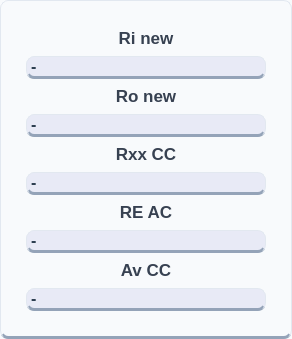
        <widget class="QFrame" name="frameVbb_2">
         <property name="sizePolicy">
          <sizepolicy hsizetype="Preferred" vsizetype="Preferred">
           <horstretch>0</horstretch>
           <verstretch>0</verstretch>
          </sizepolicy>
         </property>
         <property name="minimumSize">
          <size>
           <width>120</width>
           <height>80</height>
          </size>
         </property>
         <property name="maximumSize">
          <size>
           <width>16777215</width>
           <height>16777215</height>
          </size>
         </property>
         <property name="styleSheet">
          <string notr="true">background-color: #f8fafc;
color: #334155;
border-radius: 8px;
border: 1px solid #e2e8f0;
border-bottom: 3px solid #94a3b8;
font-family: 'Inter', sans-serif;</string>
         </property>
         <property name="frameShape">
          <enum>QFrame::Shape::StyledPanel</enum>
         </property>
         <layout class="QVBoxLayout" name="verticalLayout_2">
          <property name="spacing">
           <number>5</number>
          </property>
          <property name="leftMargin">
           <number>25</number>
          </property>
          <property name="topMargin">
           <number>25</number>
          </property>
          <property name="rightMargin">
           <number>25</number>
          </property>
          <property name="bottomMargin">
           <number>25</number>
          </property>
          <item>
           <widget class="QLabel" name="labelIconRiNew">
            <property name="sizePolicy">
             <sizepolicy hsizetype="Expanding" vsizetype="Fixed">
              <horstretch>0</horstretch>
              <verstretch>0</verstretch>
             </sizepolicy>
            </property>
            <property name="minimumSize">
             <size>
              <width>240</width>
              <height>25</height>
             </size>
            </property>
            <property name="maximumSize">
             <size>
              <width>100</width>
              <height>50</height>
             </size>
            </property>
            <property name="styleSheet">
             <string notr="true">QLabel {
    color: #374151;             /* The dark charcoal text from Image 1 */
    font-family: &quot;Rockwell&quot;;    /* The serif font from Image 1 */
    font-size: 13pt;
    font-weight: bold;
    background: transparent;    /* Crucial for the Image 2 flat look */
    border: none;
}</string>
            </property>
            <property name="text">
             <string>&lt;html&gt;&lt;head/&gt;&lt;body&gt;&lt;p&gt;Ri new&lt;/p&gt;&lt;/body&gt;&lt;/html&gt;</string>
            </property>
            <property name="alignment">
             <set>Qt::AlignmentFlag::AlignCenter</set>
            </property>
           </widget>
          </item>
          <item>
           <widget class="QLabel" name="labelOutputRiNew">
            <property name="sizePolicy">
             <sizepolicy hsizetype="Preferred" vsizetype="Fixed">
              <horstretch>0</horstretch>
              <verstretch>0</verstretch>
             </sizepolicy>
            </property>
            <property name="minimumSize">
             <size>
              <width>100</width>
              <height>20</height>
             </size>
            </property>
            <property name="cursor">
             <cursorShape>IBeamCursor</cursorShape>
            </property>
            <property name="mouseTracking">
             <bool>false</bool>
            </property>
            <property name="styleSheet">
             <string notr="true">font-size: 16px; font-weight: bold; color: #2c3e50; background: #e8eaf6;

</string>
            </property>
            <property name="text">
             <string>-</string>
            </property>
            <property name="scaledContents">
             <bool>false</bool>
            </property>
            <property name="textInteractionFlags">
             <set>Qt::TextInteractionFlag::LinksAccessibleByMouse|Qt::TextInteractionFlag::TextSelectableByMouse</set>
            </property>
           </widget>
          </item>
          <item>
           <widget class="QLabel" name="labelIconRoNew">
            <property name="minimumSize">
             <size>
              <width>240</width>
              <height>25</height>
             </size>
            </property>
            <property name="maximumSize">
             <size>
              <width>100</width>
              <height>50</height>
             </size>
            </property>
            <property name="styleSheet">
             <string notr="true">QLabel {
    color: #374151;             /* The dark charcoal text from Image 1 */
    font-family: &quot;Rockwell&quot;;    /* The serif font from Image 1 */
    font-size: 13pt;
    font-weight: bold;
    background: transparent;    /* Crucial for the Image 2 flat look */
    border: none;
}</string>
            </property>
            <property name="text">
             <string>&lt;html&gt;&lt;head/&gt;&lt;body&gt;&lt;p&gt;Ro new&lt;/p&gt;&lt;/body&gt;&lt;/html&gt;</string>
            </property>
            <property name="alignment">
             <set>Qt::AlignmentFlag::AlignCenter</set>
            </property>
           </widget>
          </item>
          <item>
           <widget class="QLabel" name="labelOutputRoNew">
            <property name="sizePolicy">
             <sizepolicy hsizetype="Preferred" vsizetype="Fixed">
              <horstretch>0</horstretch>
              <verstretch>0</verstretch>
             </sizepolicy>
            </property>
            <property name="minimumSize">
             <size>
              <width>100</width>
              <height>20</height>
             </size>
            </property>
            <property name="cursor">
             <cursorShape>IBeamCursor</cursorShape>
            </property>
            <property name="mouseTracking">
             <bool>true</bool>
            </property>
            <property name="styleSheet">
             <string notr="true">font-size: 16px; font-weight: bold; color: #2c3e50; background: #e8eaf6;

</string>
            </property>
            <property name="text">
             <string>-</string>
            </property>
            <property name="textInteractionFlags">
             <set>Qt::TextInteractionFlag::LinksAccessibleByMouse|Qt::TextInteractionFlag::TextSelectableByMouse</set>
            </property>
           </widget>
          </item>
          <item>
           <widget class="QLabel" name="labelIconIb">
            <property name="sizePolicy">
             <sizepolicy hsizetype="Expanding" vsizetype="Fixed">
              <horstretch>0</horstretch>
              <verstretch>0</verstretch>
             </sizepolicy>
            </property>
            <property name="minimumSize">
             <size>
              <width>240</width>
              <height>25</height>
             </size>
            </property>
            <property name="maximumSize">
             <size>
              <width>100</width>
              <height>50</height>
             </size>
            </property>
            <property name="styleSheet">
             <string notr="true">QLabel {
    color: #374151;             /* The dark charcoal text from Image 1 */
    font-family: &quot;Rockwell&quot;;    /* The serif font from Image 1 */
    font-size: 13pt;
    font-weight: bold;
    background: transparent;    /* Crucial for the Image 2 flat look */
    border: none;
}</string>
            </property>
            <property name="text">
             <string>&lt;html&gt;&lt;head/&gt;&lt;body&gt;&lt;p&gt;Rxx CC&lt;/p&gt;&lt;/body&gt;&lt;/html&gt;</string>
            </property>
            <property name="alignment">
             <set>Qt::AlignmentFlag::AlignCenter</set>
            </property>
           </widget>
          </item>
          <item>
           <widget class="QLabel" name="labelOutputRxx">
            <property name="sizePolicy">
             <sizepolicy hsizetype="Preferred" vsizetype="Fixed">
              <horstretch>0</horstretch>
              <verstretch>0</verstretch>
             </sizepolicy>
            </property>
            <property name="minimumSize">
             <size>
              <width>100</width>
              <height>20</height>
             </size>
            </property>
            <property name="cursor">
             <cursorShape>IBeamCursor</cursorShape>
            </property>
            <property name="mouseTracking">
             <bool>true</bool>
            </property>
            <property name="styleSheet">
             <string notr="true">font-size: 16px; font-weight: bold; color: #2c3e50; background: #e8eaf6;

</string>
            </property>
            <property name="text">
             <string>-</string>
            </property>
            <property name="textInteractionFlags">
             <set>Qt::TextInteractionFlag::LinksAccessibleByMouse|Qt::TextInteractionFlag::TextSelectableByMouse</set>
            </property>
           </widget>
          </item>
          <item>
           <widget class="QLabel" name="labelIconReAc">
            <property name="sizePolicy">
             <sizepolicy hsizetype="Expanding" vsizetype="Fixed">
              <horstretch>0</horstretch>
              <verstretch>0</verstretch>
             </sizepolicy>
            </property>
            <property name="minimumSize">
             <size>
              <width>240</width>
              <height>25</height>
             </size>
            </property>
            <property name="maximumSize">
             <size>
              <width>100</width>
              <height>50</height>
             </size>
            </property>
            <property name="styleSheet">
             <string notr="true">QLabel {
    color: #374151;             /* The dark charcoal text from Image 1 */
    font-family: &quot;Rockwell&quot;;    /* The serif font from Image 1 */
    font-size: 13pt;
    font-weight: bold;
    background: transparent;    /* Crucial for the Image 2 flat look */
    border: none;
}</string>
            </property>
            <property name="text">
             <string>&lt;html&gt;&lt;head/&gt;&lt;body&gt;&lt;p&gt;RE AC&lt;/p&gt;&lt;/body&gt;&lt;/html&gt;</string>
            </property>
            <property name="alignment">
             <set>Qt::AlignmentFlag::AlignCenter</set>
            </property>
           </widget>
          </item>
          <item>
           <widget class="QLabel" name="labelOutputReAc">
            <property name="sizePolicy">
             <sizepolicy hsizetype="Preferred" vsizetype="Fixed">
              <horstretch>0</horstretch>
              <verstretch>0</verstretch>
             </sizepolicy>
            </property>
            <property name="minimumSize">
             <size>
              <width>100</width>
              <height>20</height>
             </size>
            </property>
            <property name="cursor">
             <cursorShape>IBeamCursor</cursorShape>
            </property>
            <property name="mouseTracking">
             <bool>true</bool>
            </property>
            <property name="styleSheet">
             <string notr="true">font-size: 16px; font-weight: bold; color: #2c3e50; background: #e8eaf6;

</string>
            </property>
            <property name="text">
             <string>-</string>
            </property>
            <property name="textInteractionFlags">
             <set>Qt::TextInteractionFlag::LinksAccessibleByMouse|Qt::TextInteractionFlag::TextSelectableByMouse</set>
            </property>
           </widget>
          </item>
          <item>
           <widget class="QLabel" name="labelIconVc">
            <property name="sizePolicy">
             <sizepolicy hsizetype="Expanding" vsizetype="Fixed">
              <horstretch>40</horstretch>
              <verstretch>40</verstretch>
             </sizepolicy>
            </property>
            <property name="minimumSize">
             <size>
              <width>240</width>
              <height>25</height>
             </size>
            </property>
            <property name="maximumSize">
             <size>
              <width>100</width>
              <height>50</height>
             </size>
            </property>
            <property name="styleSheet">
             <string notr="true">QLabel {
    color: #374151;             /* The dark charcoal text from Image 1 */
    font-family: &quot;Rockwell&quot;;    /* The serif font from Image 1 */
    font-size: 13pt;
    font-weight: bold;
    background: transparent;    /* Crucial for the Image 2 flat look */
    border: none;
}</string>
            </property>
            <property name="text">
             <string>&lt;html&gt;&lt;head/&gt;&lt;body&gt;&lt;p&gt;Av CC&lt;/p&gt;&lt;/body&gt;&lt;/html&gt;</string>
            </property>
            <property name="alignment">
             <set>Qt::AlignmentFlag::AlignCenter</set>
            </property>
           </widget>
          </item>
          <item>
           <widget class="QLabel" name="labelOutputAvCC">
            <property name="sizePolicy">
             <sizepolicy hsizetype="Preferred" vsizetype="Fixed">
              <horstretch>0</horstretch>
              <verstretch>0</verstretch>
             </sizepolicy>
            </property>
            <property name="minimumSize">
             <size>
              <width>100</width>
              <height>20</height>
             </size>
            </property>
            <property name="cursor">
             <cursorShape>IBeamCursor</cursorShape>
            </property>
            <property name="mouseTracking">
             <bool>true</bool>
            </property>
            <property name="styleSheet">
             <string notr="true">font-size: 16px; font-weight: bold; color: #2c3e50; background: #e8eaf6;

</string>
            </property>
            <property name="text">
             <string>-</string>
            </property>
            <property name="textInteractionFlags">
             <set>Qt::TextInteractionFlag::LinksAccessibleByMouse|Qt::TextInteractionFlag::TextSelectableByMouse</set>
            </property>
           </widget>
          </item>
         </layout>
        </widget>
